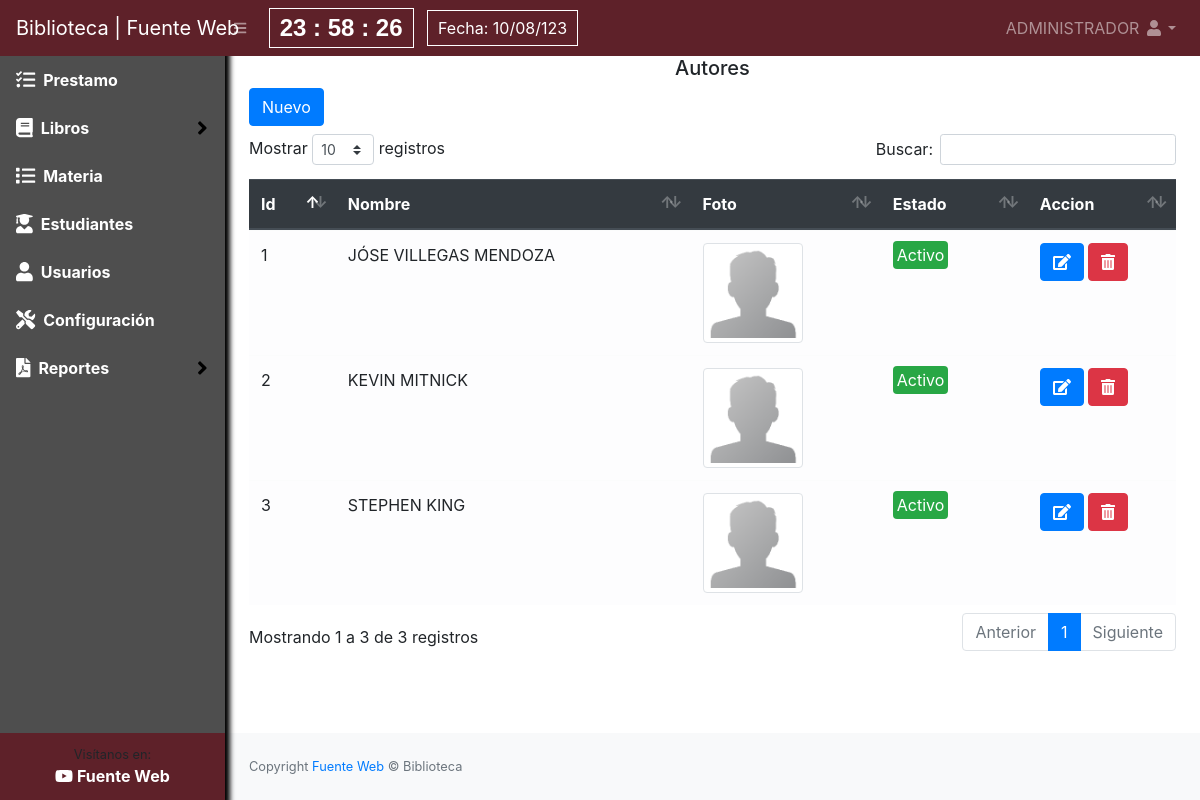
The page /autor (signed in) on the database its author committed.
### tables this page shows
CREATE TABLE `autor` (
  `id` int(11) NOT NULL,
  `autor` varchar(150) NOT NULL,
  `imagen` varchar(100) NOT NULL,
  `estado` int(11) NOT NULL DEFAULT 1
);

### Libraries/Core/Views.php (called while the page is built)
<?php
class Views{
    function getView($controller, $view, $data="", $alert="", $config = "", $cliente = "")
    {
        $controller = get_class($controller);
        if ($controller == "Home") {
            $view = "Views/".$view.".php";
        }else{
            $view = "Views/" . $controller . "/" . $view . ".php";
        }
        require_once($view);
    }
}
?>

### Controller/Autor.php (called while the page is built, shortened)
<?php
    class Autor extends Controllers{
        public function autor()
        {
            $data = $this->model->selectAutor();
            $this->views->getView($this, "listar", $data);
        }
}

### index.php (called while the page is built, shortened)
<?php
require_once("Helpers/Helpers.php");
require_once("Libraries/Core/Load.php");
?>

### Libraries/Core/Mysql.php (called while the page is built, shortened)
<?php
class Mysql extends Conexion{
    private $conexion;
    function __construct()
    {
        $this->conexion = new Conexion();
        $this->conexion = $this->conexion->conect();
    }
    public function select_all(string $query){
        $this->strquery = $query;
        $result = $this->conexion->prepare($this->strquery);
        $result->execute();
        $data = $result->fetchall(PDO::FETCH_ASSOC);
        return $data;
    }
}
?>

### Libraries/Core/Conexion.php (called while the page is built)
<?php
class Conexion{
    private $conect;
    public function __construct()
    {
      $conexion = "mysql:host=".HOST.";dbname=".BD.";.CHARSET.";
      try {
          $this->conect = new PDO($conexion, DB_USER, PASS);
          $this->conect->setAttribute(PDO::ATTR_ERRMODE, PDO::ERRMODE_EXCEPTION);
      } catch (PDOException $e) {
          $this->conect = "Error en la conexion";
          echo "Error: " . $e->getMessage();
      }
    }
    public function conect()
    {
        return $this->conect;
    }
}
?>

### Models/AutorModel.php (called while the page is built, shortened)
<?php
class AutorModel extends Mysql{
    public function selectAutor()
    {
        $sql = "SELECT * FROM autor";
        $res = $this->select_all($sql);
        return $res;
    }
}

### Helpers/Helpers.php (called while the page is built, shortened)
<?php
function base_url()
{
    return BASE_URL;
}
?>

### Views/autor/listar.php (the view, shortened to what this page needs)
<div id="layoutSidenav_content">
    <main>
        <div class="container-fluid">
            <h5 class="text-center">Autores</h5>
            <div class="row">
                <div class="col-lg-12">
                    <button class="btn btn-primary mb-2" type="button" data-toggle="modal" data-target="#nuevoLibro">Nuevo</button>
                    <div class="table-responsive">
                        <table class="table table-light mt-4" id="table">
                            <thead class="thead-dark">
                                <tr>
                                    <th>Id</th>
                                    <th>Nombre</th>
                                    <th>Foto</th>
                                    <th>Estado</th>
                                    <th>Accion</th>
                                </tr>
                            </thead>
                            <tbody>
                                <?php foreach ($data as $autor) {
                                    if ($autor['estado'] == 1) {
                                        $estado = '<span class="badge-success p-1 rounded">Activo</span>';
                                    } else {
                                        $estado = '<span class="badge-danger p-1 rounded">Inactivo</span>';
                                    }
                                ?>
                                    <tr>
                                        <td><?php echo $autor['id']; ?></td>
                                        <td><?php echo $autor['autor']; ?></td>
                                        <td><img class="img-thumbnail" src="<?php echo base_url() ?>Assets/images/autor/<?php echo $autor['imagen']; ?>" width="100"></td>
                                        <td><?php echo $estado; ?></td>
                                        <td>
                                            <a class="btn btn-primary" href="<?php echo base_url() ?>autor/editar?id=<?php echo $autor['id'] ?>"><i class="fas fa-edit"></i></a>
                                            <?php if ($autor['estado'] == 1) { ?>
                                                <form method="post" action="<?php echo base_url() ?>autor/eliminar" class="d-inline eliminar">
                                                    <button class="btn btn-danger" type="submit"><i class="fas fa-trash-alt"></i></button>
                                                </form>
                                            <?php } ?>
                                        </td>
                                    </tr>
                                <?php } ?>
                            </tbody>
                        </table>
                    </div>
                </div>
            </div>
        </div>
    </main>

### rows shown on the page
autor: id "1", autor "JÓSE VILLEGAS MENDOZA", imagen (placeholder picture), estado "Activo"
autor: id "2", autor "KEVIN MITNICK", imagen (placeholder picture), estado "Activo"
autor: id "3", autor "STEPHEN KING", imagen (placeholder picture), estado "Activo"

### other values the page prints
$_SESSION['nombre'] "ADMINISTRADOR"
